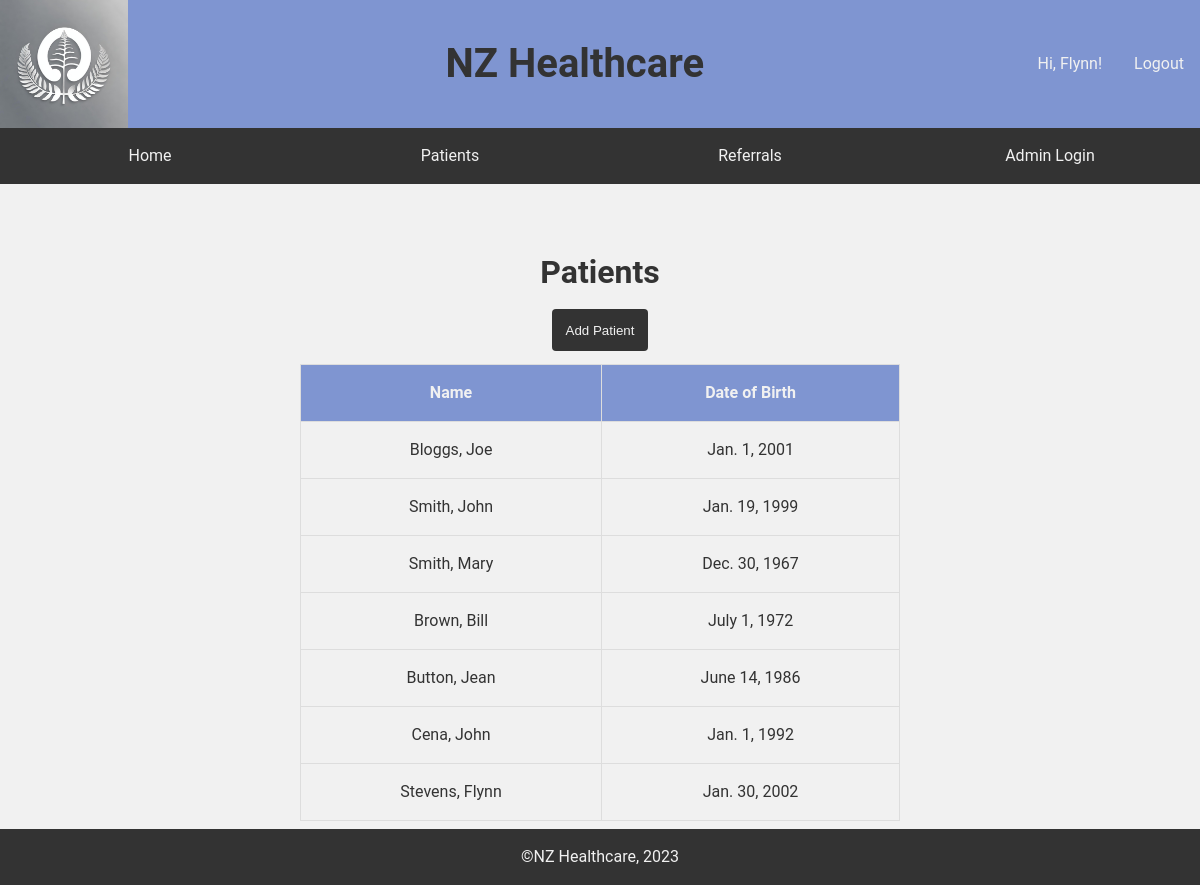
/patients/ (signed in), run on the app's committed database.
### patients/models.py (models this page shows, shortened)
class Patient(models.Model):
    first_name = models.CharField(max_length=50)
    last_name = models.CharField(max_length=80)
    phone_number = models.CharField(max_length=12)
    date_of_birth = models.DateField()

### patients/views.py (the view)
# urls.py: path('patients/', views.patient_list, name='patient_list'),
@login_required
def patient_list(request):
    patients = Patient.objects.all()
    return render(request, 'patient_list.html', {'patients': patients})

### patients/templates/patient_list.html
{% extends 'base.html' %} {% block title %}Patients - NZ Healthcare{%endblock%} {% block content %}
<h1>Patients</h1>
<button onclick="window.location.href='{% url 'add_patient' %}'">Add Patient</button>
<table>
  <tr>
    <th>Name</th>
    <th>Date of Birth</th>
  </tr>
  {% for patient in patients %}
    <tr onclick="window.location.href='{% url 'patient_detail' patient.id %}'"; style="cursor: pointer;">
      <td>
        <p>
            {{ patient.last_name }}, {{ patient.first_name }}
        </p>
      </td>
      <td>{{ patient.date_of_birth }}</td>
    </tr>
  {% endfor %}
</table>
{% endblock %}

### patients/templates/base.html (shortened to what this page needs)
<!DOCTYPE html>
<html lang="en">
  <head>
    {% load static %}
    <link
      rel="stylesheet"
      type="text/css"
      href="{% static 'css/styles.css' %}"
    />
  </head>
  <body>
    <header>
        <img src="{% static 'img/logo.png' %}" alt="NZ Healthcare Logo" />
        <h1>NZ Healthcare</h1>
        <div class="login">
          {% if user.is_authenticated %}
            <p>Hi, {{ user.username }}!</p>
            <a href="{% url 'logout' %}">Logout</a>
          {% else %}
            <a href="{% url 'login' %}">Login</a>
          {% endif %}
        </div>
    </header>
    <nav>
      <a href="{% url 'home' %}">Home</a>
      <a href="{% url 'patient_list' %}">Patients</a>
      <a href="{% url 'referrals_list' %}">Referrals</a>
      <a href="{% url 'admin:index' %}">Admin Login</a>
    </nav>
    <main>{% block content %}{% endblock %}</main>
    <footer>
      <p>©NZ Healthcare, 2023</p>
    </footer>
  </body>
</html>

### static/css/styles.css (style rules this page uses)
* { margin: 0; padding: 0; box-sizing: border-box; }
body { font-family: 'Roboto', sans-serif; font-size: 1em; line-height: 1.5; color: #333; background-color: #f1f1f1; }
a { color: #333; text-decoration: none; }
header { overflow: hidden; background-color: #7f95d1; display: flex; flex-direction: column; justify-content: space-between; align-items: center; }
header h1 { font-size: 2.5em; text-align: center; }
nav { display: flex; justify-content: space-evenly; flex-direction: column; width: 100%; }
nav a { display: inline-block; color: #f1f1f1; background-color: #333; width: 100%; text-decoration: none; padding: 1em; }
img { max-width: 8em; height: auto; }
.login { display: flex; justify-content: center; }
.login a { color: #f1f1f1; padding: 1em; }
.login p { color: #f1f1f1; padding: 1em; }
footer { position: fixed; bottom: 0; width: 100%; background-color: #333; color: #f1f1f1; padding: 1em; text-align: center; }
main { display: flex; justify-content: space-evenly; align-items: center; flex-direction: column; padding: 4em 0 4em 0; text-align: center; }
table { border-collapse: collapse; width: 100%; }
th, td { border: 1px solid #ddd; padding: 1em; }
th { background-color: #7f95d1; color: #f1f1f1; }
tr:nth-child(even) { background-color: #f1f1f1; }
button { background-color: #333; color: #f1f1f1; padding: 1em; border: none; border-radius: 4px; cursor: pointer; margin: 1em; }
@media screen and (min-width: 58rem) { header { flex-direction: row; } }
@media screen and (min-width: 58rem) { nav { flex-direction: row; text-align: center; } }
@media screen and (min-width: 58rem) { table { width: 50%; } }

### data on the page
Patient: last_name "Bloggs", first_name "Joe", date_of_birth "Jan. 1, 2001"
Patient: last_name "Smith", first_name "John", date_of_birth "Jan. 19, 1999"
Patient: last_name "Smith", first_name "Mary", date_of_birth "Dec. 30, 1967"
Patient: last_name "Brown", first_name "Bill", date_of_birth "July 1, 1972"
Patient: last_name "Button", first_name "Jean", date_of_birth "June 14, 1986"
Patient: last_name "Cena", first_name "John", date_of_birth "Jan. 1, 1992"
Patient: last_name "Stevens", first_name "Flynn", date_of_birth "Jan. 30, 2002"

### other printed values
{{ user.username }} "Flynn"
